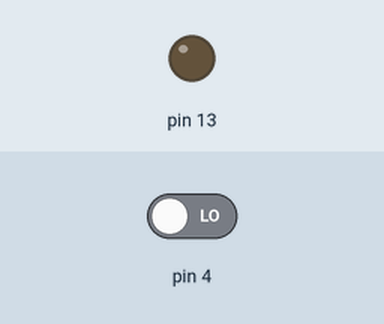
The sketch below on a simulated Arduino Uno, built with avr-gcc and run on an emulated ATmega328P. Parts: output pins drawn as LEDs (lit = HIGH). The inputs (shaded band) are chosen by the test bench; at power-on: pin 4 LOW.

Above: at 1.2 s.
1.3 s: pin 4 driven HIGH
At 2.6 s:
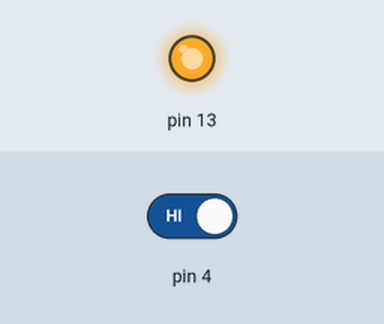
Timing chart, 0 to 8.8 s (numbered marks = the images above; inputs shaded):
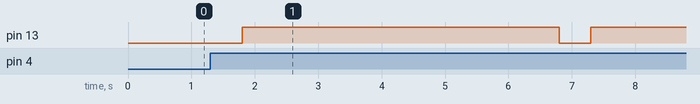

Measured:
- after the input at 1.3 s, pin 13: LOW → HIGH after 0.50 s, → LOW 5.0 s later, → HIGH 0.50 s later

The sketch:

CotrLeb.ino
```cpp
void setup() {
  pinMode(4, INPUT);
  pinMode(13, OUTPUT);
}

void loop() {
  int n = digitalRead(4);
  if (n == HIGH) {
    delay(500);
    digitalWrite(13, HIGH);
    delay(5000);
    digitalWrite(13, LOW);
  }
}
```
